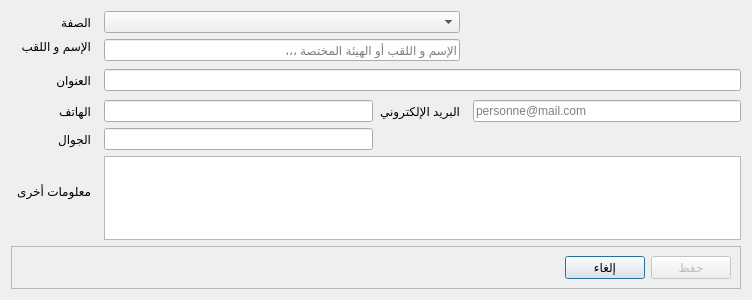
<?xml version="1.0" encoding="UTF-8"?>
<ui version="4.0">
 <class>form_client</class>
 <widget class="QDialog" name="form_client">
  <property name="geometry">
   <rect>
    <x>0</x>
    <y>0</y>
    <width>752</width>
    <height>300</height>
   </rect>
  </property>
  <property name="windowTitle">
   <string>إضافة عميل جديد</string>
  </property>
  <property name="windowIcon">
   <iconset resource="../ui.resources.qrc">
    <normaloff>:/icons/icons/users.png</normaloff>:/icons/icons/users.png</iconset>
  </property>
  <layout class="QGridLayout" name="gridLayout">
   <item row="0" column="1">
    <widget class="QLabel" name="label_12">
     <property name="text">
      <string>الصفة</string>
     </property>
    </widget>
   </item>
   <item row="6" column="4">
    <layout class="QHBoxLayout" name="horizontalLayout_7">
     <property name="spacing">
      <number>0</number>
     </property>
     <item>
      <widget class="QLabel" name="error_mail">
       <property name="text">
        <string/>
       </property>
      </widget>
     </item>
     <item>
      <widget class="QLineEdit" name="le_mail">
       <property name="text">
        <string/>
       </property>
       <property name="maxLength">
        <number>32767</number>
       </property>
       <property name="placeholderText">
        <string>personne@mail.com</string>
       </property>
      </widget>
     </item>
    </layout>
   </item>
   <item row="9" column="1" rowspan="2">
    <widget class="QLabel" name="label_9">
     <property name="text">
      <string>معلومات أخرى</string>
     </property>
    </widget>
   </item>
   <item row="8" column="2" rowspan="2">
    <layout class="QHBoxLayout" name="horizontalLayout_4">
     <property name="spacing">
      <number>0</number>
     </property>
     <item>
      <widget class="QLabel" name="error_mobile">
       <property name="text">
        <string/>
       </property>
      </widget>
     </item>
     <item>
      <widget class="QLineEdit" name="le_mobile">
       <property name="inputMask">
        <string>9999 99 99 99</string>
       </property>
       <property name="placeholderText">
        <string>9999 99 99 99</string>
       </property>
      </widget>
     </item>
    </layout>
   </item>
   <item row="8" column="0" rowspan="2" colspan="2">
    <widget class="QLabel" name="label_14">
     <property name="text">
      <string>الجوال</string>
     </property>
    </widget>
   </item>
   <item row="4" column="1">
    <widget class="QLabel" name="label_11">
     <property name="text">
      <string>العنوان</string>
     </property>
    </widget>
   </item>
   <item row="0" column="2" colspan="2">
    <layout class="QHBoxLayout" name="horizontalLayout_9">
     <property name="spacing">
      <number>0</number>
     </property>
     <item>
      <widget class="QLabel" name="error_legal_status">
       <property name="text">
        <string/>
       </property>
      </widget>
     </item>
     <item>
      <widget class="QComboBox" name="cb_legal_status">
       <property name="sizePolicy">
        <sizepolicy hsizetype="Expanding" vsizetype="Fixed">
         <horstretch>0</horstretch>
         <verstretch>0</verstretch>
        </sizepolicy>
       </property>
       <property name="placeholderText">
        <string>تحـديد الصفة ،،،</string>
       </property>
      </widget>
     </item>
    </layout>
   </item>
   <item row="3" column="2" rowspan="3" colspan="3">
    <layout class="QHBoxLayout" name="horizontalLayout_10">
     <property name="spacing">
      <number>0</number>
     </property>
     <item>
      <widget class="QLabel" name="error_address">
       <property name="text">
        <string/>
       </property>
      </widget>
     </item>
     <item>
      <widget class="QLineEdit" name="le_address"/>
     </item>
    </layout>
   </item>
   <item row="1" column="2" rowspan="2" colspan="2">
    <layout class="QHBoxLayout" name="horizontalLayout_6">
     <property name="spacing">
      <number>0</number>
     </property>
     <item>
      <widget class="QLabel" name="error_full_name">
       <property name="text">
        <string/>
       </property>
      </widget>
     </item>
     <item>
      <widget class="QLineEdit" name="le_full_name">
       <property name="placeholderText">
        <string>الإسم و اللقب أو الهيئة المختصة ،،،</string>
       </property>
      </widget>
     </item>
    </layout>
   </item>
   <item row="1" column="1">
    <widget class="QLabel" name="label_15">
     <property name="text">
      <string>الإسم و اللقب</string>
     </property>
    </widget>
   </item>
   <item row="11" column="2">
    <spacer name="verticalSpacer">
     <property name="orientation">
      <enum>Qt::Orientation::Vertical</enum>
     </property>
     <property name="sizeHint" stdset="0">
      <size>
       <width>20</width>
       <height>40</height>
      </size>
     </property>
    </spacer>
   </item>
   <item row="6" column="3">
    <widget class="QLabel" name="label_10">
     <property name="text">
      <string>البريد الإلكتروني</string>
     </property>
    </widget>
   </item>
   <item row="12" column="0" colspan="5">
    <widget class="QFrame" name="frame">
     <property name="frameShape">
      <enum>QFrame::Shape::StyledPanel</enum>
     </property>
     <property name="frameShadow">
      <enum>QFrame::Shadow::Raised</enum>
     </property>
     <layout class="QHBoxLayout" name="horizontalLayout">
      <item>
       <spacer name="horizontalSpacer">
        <property name="orientation">
         <enum>Qt::Orientation::Horizontal</enum>
        </property>
        <property name="sizeHint" stdset="0">
         <size>
          <width>40</width>
          <height>20</height>
         </size>
        </property>
       </spacer>
      </item>
      <item>
       <widget class="QPushButton" name="pb_cancel">
        <property name="text">
         <string>إلغاء</string>
        </property>
       </widget>
      </item>
      <item>
       <widget class="QPushButton" name="pb_save">
        <property name="enabled">
         <bool>false</bool>
        </property>
        <property name="text">
         <string>حفظ</string>
        </property>
       </widget>
      </item>
     </layout>
    </widget>
   </item>
   <item row="10" column="2" colspan="3">
    <layout class="QHBoxLayout" name="horizontalLayout_3">
     <property name="spacing">
      <number>0</number>
     </property>
     <item>
      <widget class="QLabel" name="error_notes">
       <property name="text">
        <string/>
       </property>
      </widget>
     </item>
     <item>
      <widget class="QTextEdit" name="txe_notes">
       <property name="sizePolicy">
        <sizepolicy hsizetype="Expanding" vsizetype="Expanding">
         <horstretch>0</horstretch>
         <verstretch>0</verstretch>
        </sizepolicy>
       </property>
      </widget>
     </item>
    </layout>
   </item>
   <item row="6" column="2">
    <layout class="QHBoxLayout" name="horizontalLayout_2">
     <property name="spacing">
      <number>0</number>
     </property>
     <item>
      <widget class="QLabel" name="error_phone">
       <property name="text">
        <string/>
       </property>
      </widget>
     </item>
     <item>
      <widget class="QLineEdit" name="le_phone">
       <property name="inputMask">
        <string>999 99 99 99</string>
       </property>
       <property name="placeholderText">
        <string>xxx xx xx xx</string>
       </property>
      </widget>
     </item>
    </layout>
   </item>
   <item row="6" column="1">
    <widget class="QLabel" name="label_13">
     <property name="text">
      <string>الهاتف</string>
     </property>
    </widget>
   </item>
  </layout>
 </widget>
 <tabstops>
  <tabstop>cb_legal_status</tabstop>
  <tabstop>le_full_name</tabstop>
  <tabstop>le_address</tabstop>
  <tabstop>le_phone</tabstop>
  <tabstop>le_mobile</tabstop>
  <tabstop>le_mail</tabstop>
  <tabstop>txe_notes</tabstop>
  <tabstop>pb_save</tabstop>
  <tabstop>pb_cancel</tabstop>
 </tabstops>
 <resources>
  <include location="../ui.resources.qrc"/>
 </resources>
 <connections/>
</ui>
